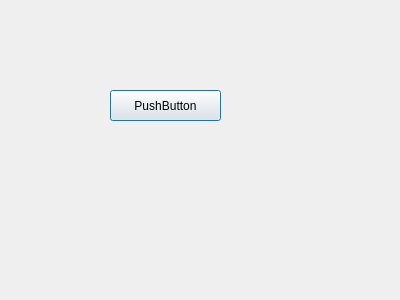
<?xml version="1.0" encoding="UTF-8"?>
<ui version="4.0">
 <class>Dialog</class>
 <widget class="QDialog" name="Dialog">
  <property name="geometry">
   <rect>
    <x>0</x>
    <y>0</y>
    <width>400</width>
    <height>300</height>
   </rect>
  </property>
  <property name="cursor">
   <cursorShape>ArrowCursor</cursorShape>
  </property>
  <property name="windowTitle">
   <string>你好 QT</string>
  </property>
  <widget class="QPushButton" name="pushButton">
   <property name="geometry">
    <rect>
     <x>110</x>
     <y>90</y>
     <width>111</width>
     <height>31</height>
    </rect>
   </property>
   <property name="text">
    <string>PushButton</string>
   </property>
  </widget>
 </widget>
 <layoutdefault spacing="6" margin="11"/>
 <resources/>
 <connections/>
</ui>
